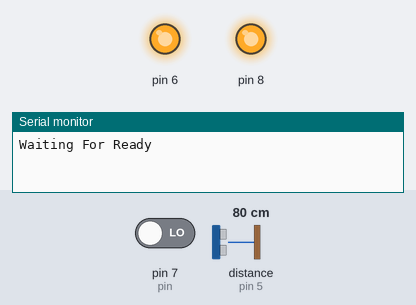
Recording of a sketch running on a simulated Arduino Uno, built with avr-gcc and run on an emulated ATmega328P. On the bench: output pins drawn as LEDs (lit = HIGH), the last lines printed to the serial monitor. The test bench sets the inputs (shaded band); at power-on: pin 7 (pin) LOW, distance to the obstacle (sensor on pin 5) 80 cm. The echo pulse lasts 58.3 µs per cm; pins used as bus, display or sensor lines are not drawn.

Above: at 0.1 s.
At 60.3 s:
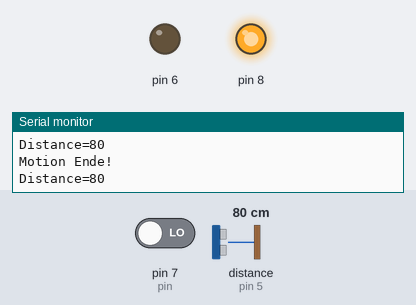
Timing chart, 0 to 61.8 s (numbered marks = the images above):
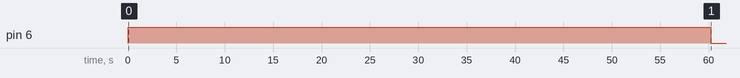

The sketch:

coridor.ino
```cpp
int pin = 7;

const int trigPin1 = 4;
const int echoPin1 = 5;

int motionValue = 0;

void setup() {
  Serial.begin(9600);
  pinMode(pin, INPUT);
  pinMode(8, OUTPUT);
  pinMode(5, INPUT);
  pinMode(6, OUTPUT);
  pinMode(trigPin1, OUTPUT);
  pinMode(echoPin1, INPUT);
  digitalWrite(8,1);
  digitalWrite(6,1);
  Serial.println("Waiting For Ready");
  delay(60000);
  Serial.println("Ready");


}

long microsecondsToCentimeters(int mic)
{
  return mic/29/2;
}

void loop() {

  motionValue = digitalRead(pin);

  if (motionValue == HIGH) {
    digitalWrite(8, 0);
    Serial.println("Motion Detected!");


  } else {
    digitalWrite(8, 1);
    Serial.println("Motion Ende!");
  }

  long duration1, cm1;

  digitalWrite(trigPin1, LOW);
  delayMicroseconds(2);
  digitalWrite(trigPin1, HIGH);
  delayMicroseconds(10);
  digitalWrite(trigPin1, LOW);

  duration1 = pulseIn(echoPin1, HIGH);

  cm1 = microsecondsToCentimeters(duration1);

  Serial.print("Distance=");
  Serial.println(cm1);
  delay(200);

  if(cm1>20 || cm1<18)
  {
    digitalWrite(6,0);
  }
  else
  {
    digitalWrite(6,1);
  }


}
```

Measured:
- by itself, pin 6: HIGH → LOW at 60.2 s
